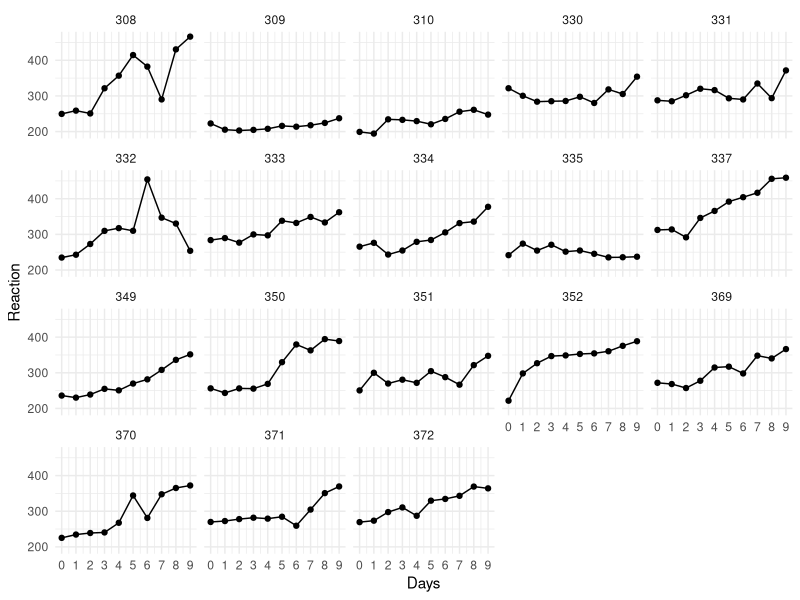
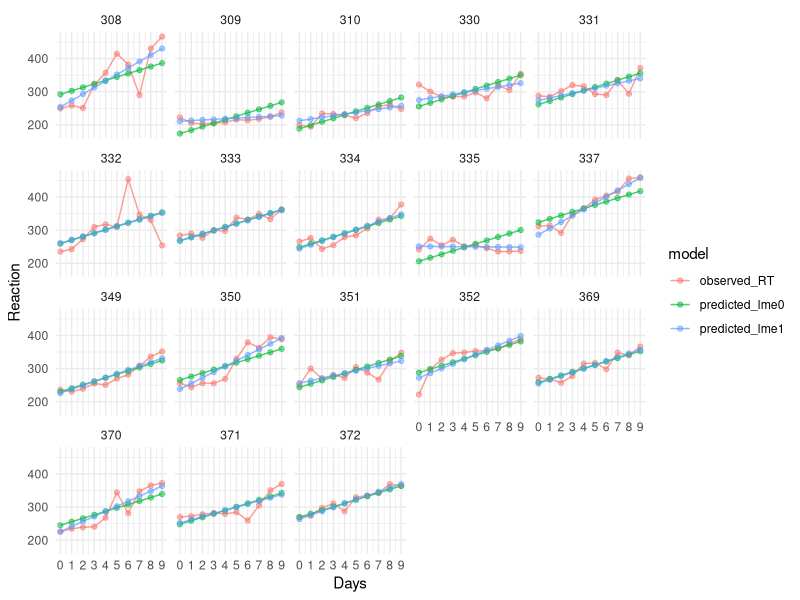
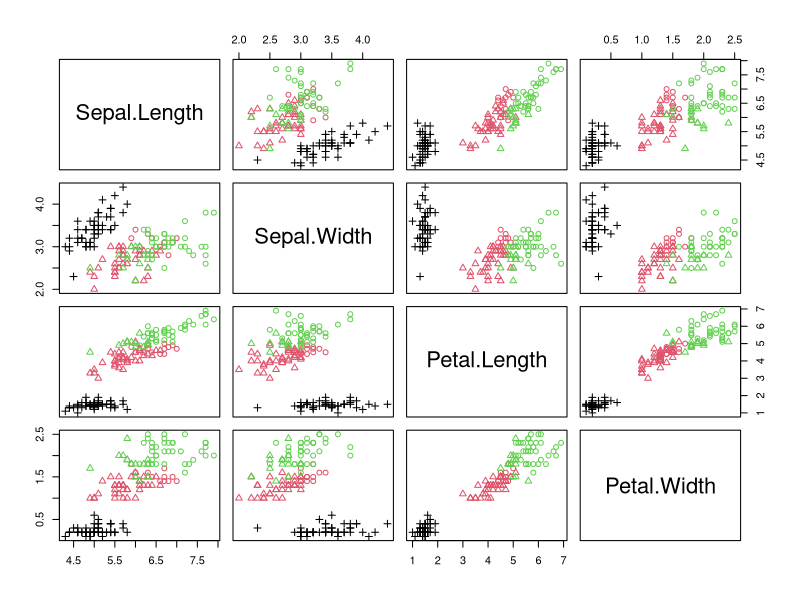
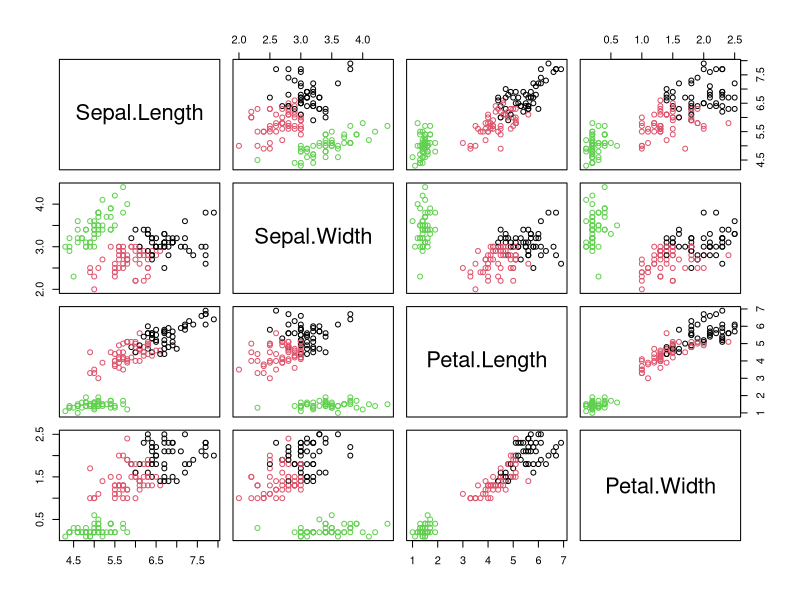

These figures' R source, in order:
library(tidyverse)


# LMEM --------------------------------------------------------------------


install.packages("lme4")
install.packages("lmerTest")
library(lme4)
library(lmerTest)

data("sleepstudy")
?sleepstudy

sleepstudy

sleepstudy %>%
  ggplot(aes(x = Days, y = Reaction)) +
  geom_line() + 
  geom_point() +
  facet_wrap(~Subject) +
  scale_x_continuous(breaks = 0:9) +
  theme_minimal()

sleep_lme0 <- lmer(Reaction ~ Days + (1 | Subject), data = sleepstudy)
sleep_lme1 <- lmer(Reaction ~ Days + (Days| Subject), 
                   data = sleepstudy)

sleepstudy$predicted_lme0 <- predict(sleep_lme0)
sleepstudy$predicted_lme1 <- predict(sleep_lme1)

sleepstudy %>%
  rename(observed_RT = Reaction) %>%
  pivot_longer(cols = c(observed_RT, predicted_lme0, predicted_lme1),
               names_to = "model", values_to = "Reaction") %>%
  ggplot(aes(x = Days, y = Reaction, colour = model)) +
  geom_line(alpha = .7) + 
  geom_point(alpha = .5) +
  facet_wrap(~Subject) +
  scale_x_continuous(breaks = 0:9) +
  theme_minimal()

sleep_lme0 %>% summary()
sleep_lme1 %>% summary()

anova(sleep_lme0, sleep_lme1)


# k-means -----------------------------------------------------------------

iris_3means <- iris %>%
  select(!Species) %>%
  scale() %>%
  kmeans(centers = 3)

iris$cluster <- iris_3means$cluster

table(iris$Species, iris$cluster)

plot(iris %>% select(1:4), col = iris$Species, pch = iris$cluster)

plot(iris %>% select(1:4), col = iris$cluster)

iris %>%
  select(!Species) %>%
  scale() %>%
  kmeans(centers = 4)
str(iris_3means)
iris_3means$totss
